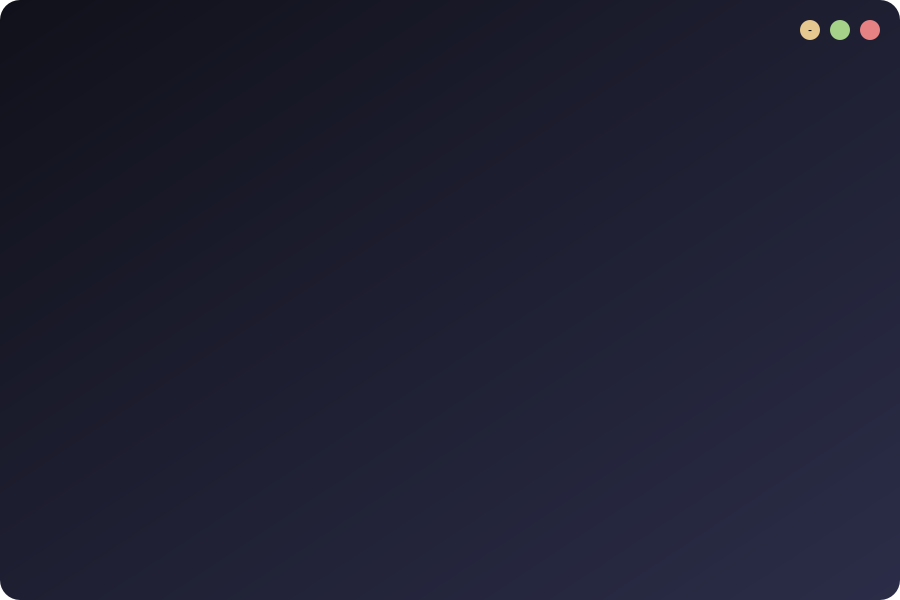
<?xml version="1.0" encoding="UTF-8"?>
<ui version="4.0">
 <class>MainWindow</class>
 <widget class="QMainWindow" name="MainWindow">
  <property name="geometry">
   <rect>
    <x>0</x>
    <y>0</y>
    <width>900</width>
    <height>600</height>
   </rect>
  </property>
  <property name="contextMenuPolicy">
   <enum>Qt::ContextMenuPolicy::DefaultContextMenu</enum>
  </property>
  <property name="windowTitle">
   <string>MainWindow</string>
  </property>
  <property name="autoFillBackground">
   <bool>false</bool>
  </property>
  <property name="styleSheet">
   <string notr="true">QMainWindow{
	background-color: transparent;
	border-radius: 20px;
}</string>
  </property>
  <property name="documentMode">
   <bool>false</bool>
  </property>
  <widget class="QWidget" name="Central">
   <property name="styleSheet">
    <string notr="true">QWidget#Central{
	background-color: qlineargradient(spread:reflect, x1:0, y1:0, x2:1, y2:1, stop:0 rgba(17, 17, 27, 255), stop:1 rgba(43, 45, 72, 255));
		border-radius: 20px;
}</string>
   </property>
   <layout class="QVBoxLayout" name="verticalLayout">
    <property name="leftMargin">
     <number>0</number>
    </property>
    <property name="topMargin">
     <number>10</number>
    </property>
    <property name="rightMargin">
     <number>0</number>
    </property>
    <property name="bottomMargin">
     <number>0</number>
    </property>
    <item>
     <widget class="QWidget" name="headerContainer" native="true">
      <property name="minimumSize">
       <size>
        <width>0</width>
        <height>40</height>
       </size>
      </property>
      <property name="maximumSize">
       <size>
        <width>16777215</width>
        <height>60</height>
       </size>
      </property>
      <layout class="QHBoxLayout" name="horizontalLayout" stretch="5,1,1,1">
       <property name="spacing">
        <number>10</number>
       </property>
       <property name="leftMargin">
        <number>10</number>
       </property>
       <property name="topMargin">
        <number>0</number>
       </property>
       <property name="rightMargin">
        <number>20</number>
       </property>
       <property name="bottomMargin">
        <number>0</number>
       </property>
       <item>
        <widget class="HeaderComponent" name="Header" native="true">
         <property name="styleSheet">
          <string notr="true"/>
         </property>
        </widget>
       </item>
       <item>
        <widget class="QPushButton" name="MinimizeButton">
         <property name="maximumSize">
          <size>
           <width>20</width>
           <height>20</height>
          </size>
         </property>
         <property name="styleSheet">
          <string notr="true">QPushButton{
	background-color: rgb(229, 200, 144);
	border-radius:10px;
}
QPushButton:hover{
	background-color: rgb(229, 213, 185)
}</string>
         </property>
         <property name="text">
          <string>-</string>
         </property>
        </widget>
       </item>
       <item>
        <widget class="QPushButton" name="MaximizeButton">
         <property name="maximumSize">
          <size>
           <width>20</width>
           <height>20</height>
          </size>
         </property>
         <property name="styleSheet">
          <string notr="true">QPushButton{
	background-color: rgb(166, 209, 137);
	border-radius:10px;
}
QPushButton:hover{
	background-color: rgb(179, 209, 165)
}</string>
         </property>
         <property name="text">
          <string/>
         </property>
        </widget>
       </item>
       <item>
        <widget class="QPushButton" name="ExitButton">
         <property name="maximumSize">
          <size>
           <width>20</width>
           <height>20</height>
          </size>
         </property>
         <property name="styleSheet">
          <string notr="true">QPushButton{
	background-color: rgb(231, 130, 132);
	border-radius:10px;
}
QPushButton:hover{
	background-color: rgb(231, 171, 172)
}</string>
         </property>
         <property name="text">
          <string/>
         </property>
        </widget>
       </item>
      </layout>
     </widget>
    </item>
    <item>
     <widget class="QStackedWidget" name="ContentStack">
      <property name="styleSheet">
       <string notr="true">QWidget{
background: transparent;
	border-radius: 20px;
}</string>
      </property>
      <widget class="SelectFolderScreen" name="SelectFolder"/>
      <widget class="MainContentScreen" name="MainContent"/>
     </widget>
    </item>
   </layout>
  </widget>
 </widget>
 <customwidgets>
  <customwidget>
   <class>SelectFolderScreen</class>
   <extends>QWidget</extends>
   <header location="global">views/screens/select-folder-screen.hpp</header>
   <container>1</container>
  </customwidget>
  <customwidget>
   <class>HeaderComponent</class>
   <extends>QWidget</extends>
   <header location="global">views/components/header-component.hpp</header>
   <container>1</container>
  </customwidget>
  <customwidget>
   <class>MainContentScreen</class>
   <extends>QWidget</extends>
   <header location="global">views/screens/main-content-screen.hpp</header>
   <container>1</container>
  </customwidget>
 </customwidgets>
 <resources/>
 <connections/>
</ui>
